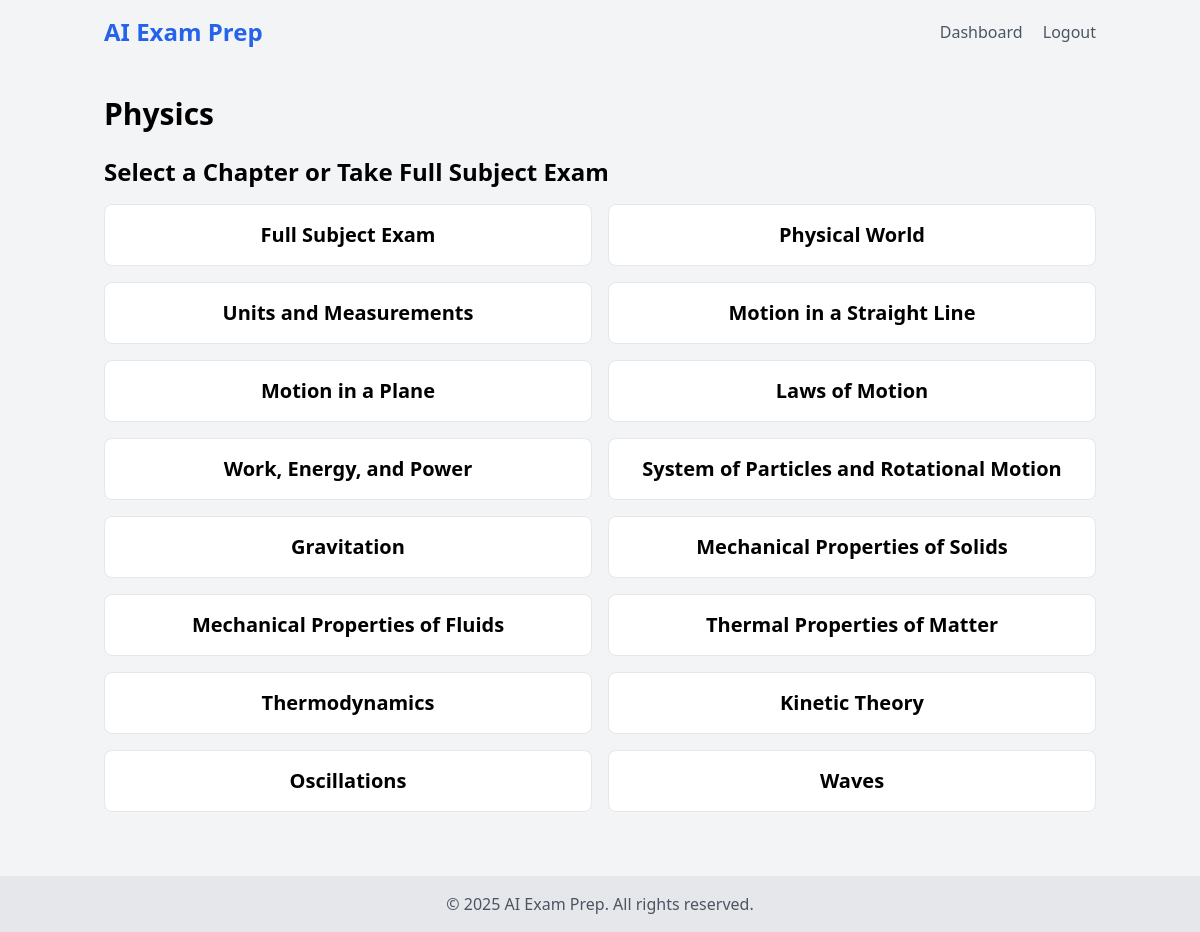
Page /subject/10 (signed in) on the committed database.
### models.py (models this page shows)
class Subject(db.Model):
    id = db.Column(db.Integer, primary_key=True)
    name = db.Column(db.String(50), nullable=False)
    class_id = db.Column(db.Integer, db.ForeignKey('class.id'), nullable=False)
    class_ = db.relationship('Class', backref=db.backref('subjects', lazy=True))

class Chapter(db.Model):
    id = db.Column(db.Integer, primary_key=True)
    name = db.Column(db.String(100), nullable=False)
    subject_id = db.Column(db.Integer, db.ForeignKey('subject.id'), nullable=False)
    subject = db.relationship('Subject', backref=db.backref('chapters', lazy=True))

### routes.py (the view)
@app.route('/subject/<int:subject_id>')
@login_required
def subject_view(subject_id):
    subject = Subject.query.get_or_404(subject_id)
    chapters = Chapter.query.filter_by(subject_id=subject_id).all()
    return render_template('subject.html', subject=subject, chapters=chapters)

### routes.py (called while the page is built)
@login_manager.user_loader
def load_user(user_id):
    return User.query.get(int(user_id))

### templates/subject.html
{% extends "base.html" %}
{% block content %}
<h1 class="text-3xl font-bold mb-6">{{ subject.name }}</h1>
<h2 class="text-2xl font-semibold mb-4">Select a Chapter or Take Full Subject Exam</h2>
<div class="grid grid-cols-2 gap-4">
    <a href="{{ url_for('exam_setup', subject_id=subject.id) }}"
        class="bg-white hover:bg-gray-100 border border-gray-200 rounded-lg p-4 text-center">
        <h3 class="text-xl font-semibold">Full Subject Exam</h3>
    </a>
    {% for chapter in subject.chapters %}
    <a href="{{ url_for('exam_setup', subject_id=subject.id, chapter_id=chapter.id) }}"
        class="bg-white hover:bg-gray-100 border border-gray-200 rounded-lg p-4 text-center">
        <h3 class="text-xl font-semibold">{{ chapter.name }}</h3>
    </a>
    {% endfor %}
</div>
{% endblock %}

### rows in the picture
Subject: name "Physics"
Chapter: name "Physical World"
Chapter: name "Units and Measurements"
Chapter: name "Motion in a Straight Line"
Chapter: name "Motion in a Plane"
Chapter: name "Laws of Motion"
Chapter: name "Work, Energy, and Power"
Chapter: name "System of Particles and Rotational Motion"
Chapter: name "Gravitation"
Chapter: name "Mechanical Properties of Solids"
Chapter: name "Mechanical Properties of Fluids"
Chapter: name "Thermal Properties of Matter"
Chapter: name "Thermodynamics"
Chapter: name "Kinetic Theory"
Chapter: name "Oscillations"
Chapter: name "Waves"
